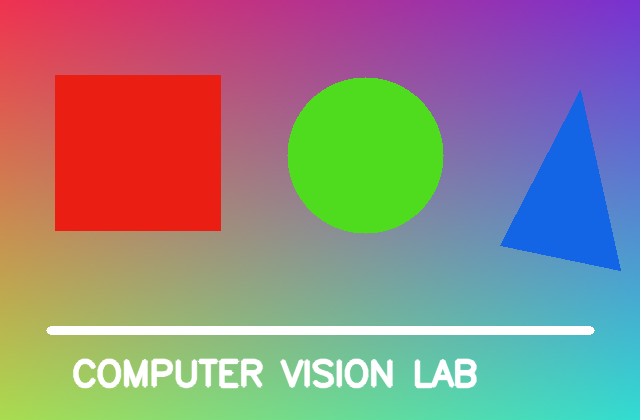
#> input picture Experiment-12-perspective-transformation-on-image/input/sample_image.png, 640 x 420 px
$ python program.py
#> lines starting #> are read from the running program, lines starting #| are printed output that depends on the picture
### cv_utils.py
"""Shared utility functions for the Computer Vision lab experiments."""

from pathlib import Path
import cv2
import numpy as np


def read_image(path: Path, flags: int = cv2.IMREAD_COLOR) -> np.ndarray:
#> called with flags = 1
    image = cv2.imread(str(path), flags)
#> image is the input picture: shape (420, 640, 3); mean B, G, R 133.1, 135.5, 146.3
    if image is None:
        raise FileNotFoundError(f"Could not read input image: {path}")
    return image


def ensure_output_dir(path: Path) -> Path:
    path.mkdir(parents=True, exist_ok=True)
    return path


def save_image(path: Path, image: np.ndarray) -> None:
    path.parent.mkdir(parents=True, exist_ok=True)
    if not cv2.imwrite(str(path), image):
        raise OSError(f"Could not write output image: {path}")


def normalize_to_uint8(image: np.ndarray) -> np.ndarray:
    return cv2.normalize(image, None, 0, 255, cv2.NORM_MINMAX).astype(np.uint8)


# [14 lines left out: functions open_video, make_video_writer, not called in this run]

### Experiment-12-perspective-transformation-on-image/program.py
from pathlib import Path
import sys
import cv2
import numpy as np


HERE = Path(__file__).resolve().parent
ROOT = HERE.parent
sys.path.insert(0, str(ROOT))

from cv_utils import (
    ensure_output_dir,
    make_video_writer,
    normalize_to_uint8,
    open_video,
    read_image,
    save_image,
)

INPUT_DIR = HERE / "input"
OUTPUT_DIR = ensure_output_dir(HERE / "output")

image = read_image(INPUT_DIR / "sample_image.png")
height, width = image.shape[:2]
#> height = 420; width = 640
source = np.float32([[0, 0], [width - 1, 0], [0, height - 1], [width - 1, height - 1]])
#> source = [[0, 0], [639, 0], [0, 419], [639, 419]]
target = np.float32([[45, 25], [width - 55, 5], [105, height - 25], [width - 95, height - 5]])
matrix = cv2.getPerspectiveTransform(source, target)
result = cv2.warpPerspective(image, matrix, (width, height))
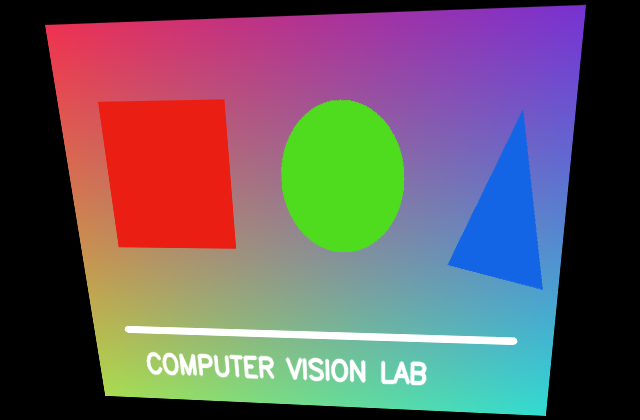
#> result: shape (420, 640, 3); mean B, G, R 96.5, 90.7, 103.4
save_image(OUTPUT_DIR / "perspective_transformed.png", result)
print("Saved:", OUTPUT_DIR / "perspective_transformed.png")
